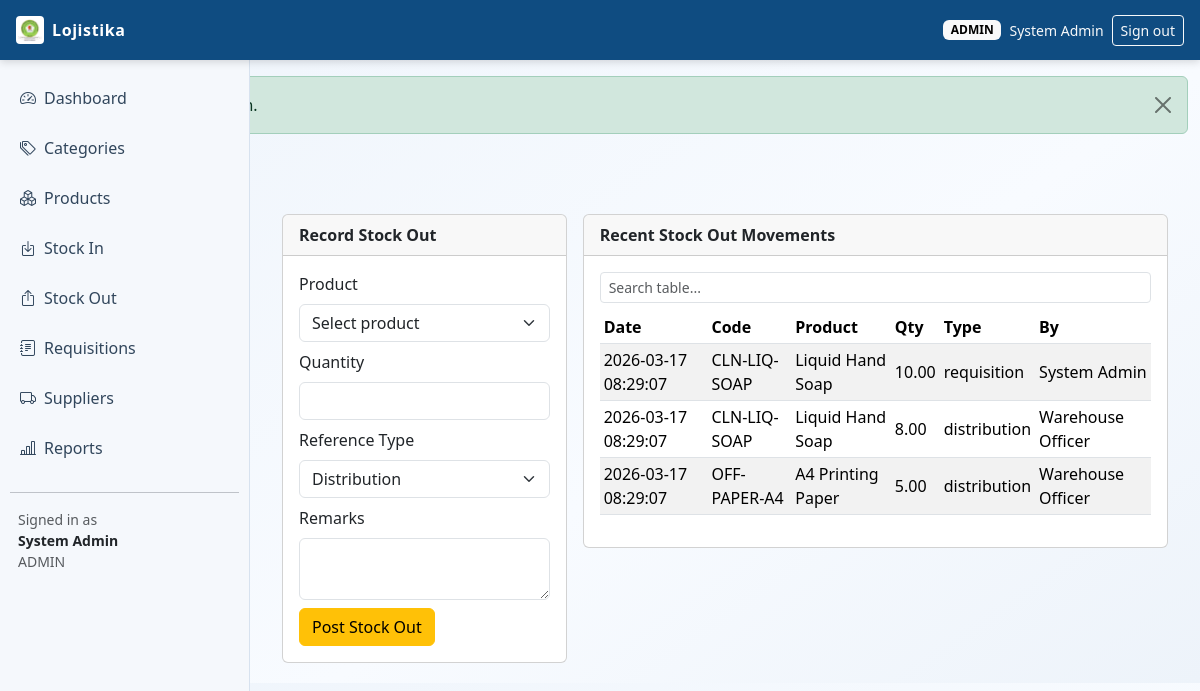
The page /index.php?page=stock_out (signed in) on the database its author committed.
### tables this page shows
CREATE TABLE stock_movements (
    id INT UNSIGNED AUTO_INCREMENT PRIMARY KEY,
    product_id INT UNSIGNED NOT NULL,
    movement_type ENUM('in', 'out') NOT NULL,
    quantity DECIMAL(12,2) NOT NULL,
    unit_cost DECIMAL(12,2) NOT NULL DEFAULT 0,
    reference_type ENUM('purchase', 'donation', 'adjustment', 'requisition', 'distribution', 'return') NOT NULL DEFAULT 'adjustment',
    reference_id INT UNSIGNED NULL,
    remarks VARCHAR(255) NULL,
    performed_by INT UNSIGNED NULL,
    created_at TIMESTAMP NOT NULL DEFAULT CURRENT_TIMESTAMP,
    CONSTRAINT chk_stock_movements_quantity CHECK (quantity > 0),
    CONSTRAINT fk_stock_movements_product FOREIGN KEY (product_id) REFERENCES products(id) ON DELETE RESTRICT,
    CONSTRAINT fk_stock_movements_user FOREIGN KEY (performed_by) REFERENCES users(id) ON DELETE SET NULL,
    INDEX idx_stock_movements_product_date (product_id, created_at),
    INDEX idx_stock_movements_reference (reference_type, reference_id)
);

CREATE TABLE products (
    id INT UNSIGNED AUTO_INCREMENT PRIMARY KEY,
    category_id INT UNSIGNED NOT NULL,
    supplier_id INT UNSIGNED NULL,
    code VARCHAR(50) NOT NULL,
    name VARCHAR(150) NOT NULL,
    unit ENUM('unit', 'liter', 'box', 'kg', 'pack') NOT NULL DEFAULT 'unit',
    min_stock DECIMAL(12,2) NOT NULL DEFAULT 0,
    is_active TINYINT(1) NOT NULL DEFAULT 1,
    created_by INT UNSIGNED NULL,
    updated_by INT UNSIGNED NULL,
    created_at TIMESTAMP NOT NULL DEFAULT CURRENT_TIMESTAMP,
    updated_at TIMESTAMP NOT NULL DEFAULT CURRENT_TIMESTAMP ON UPDATE CURRENT_TIMESTAMP,
    CONSTRAINT uq_products_code UNIQUE (code),
    CONSTRAINT fk_products_category FOREIGN KEY (category_id) REFERENCES categories(id) ON DELETE RESTRICT,
    CONSTRAINT fk_products_supplier FOREIGN KEY (supplier_id) REFERENCES suppliers(id) ON DELETE SET NULL,
    CONSTRAINT fk_products_created_by FOREIGN KEY (created_by) REFERENCES users(id) ON DELETE SET NULL,
    CONSTRAINT fk_products_updated_by FOREIGN KEY (updated_by) REFERENCES users(id) ON DELETE SET NULL
);

CREATE TABLE users (
    id INT UNSIGNED AUTO_INCREMENT PRIMARY KEY,
    full_name VARCHAR(120) NOT NULL,
    email VARCHAR(120) NOT NULL UNIQUE,
    password_hash VARCHAR(255) NOT NULL,
    role ENUM('admin', 'warehouse', 'requester') NOT NULL,
    departments VARCHAR(180) NOT NULL DEFAULT 'Departamento de Administracao e Financas',
    is_active TINYINT(1) NOT NULL DEFAULT 1,
    created_at TIMESTAMP NOT NULL DEFAULT CURRENT_TIMESTAMP,
    updated_at TIMESTAMP NOT NULL DEFAULT CURRENT_TIMESTAMP ON UPDATE CURRENT_TIMESTAMP
);

### config/db_connect.php (called while the page is built, shortened)
<?php
function env_value(array $keys, string $default = ''): string
{
    return $default;
}
function file_db_config(): array
{
    $filePath = __DIR__ . DIRECTORY_SEPARATOR . 'db_credentials.php';
    if (!is_file($filePath)) {
        return [];
    }
    $config = require $filePath;
    return is_array($config) ? $config : [];
}
function db_config(): array
{
    $fileConfig = file_db_config();
    return [
        'host' => env_value(['DB_HOST', 'MYSQL_HOST', 'DATABASE_HOST'], (string) ($fileConfig['host'] ?? '127.0.0.1')),
        'port' => (int) env_value(['DB_PORT', 'MYSQL_PORT', 'DATABASE_PORT'], (string) ($fileConfig['port'] ?? '3306')),
        'user' => env_value(['DB_USER', 'MYSQL_USER', 'DATABASE_USER'], (string) ($fileConfig['user'] ?? 'root')),
        'pass' => env_value(['DB_PASS', 'MYSQL_PASSWORD', 'DATABASE_PASSWORD'], (string) ($fileConfig['pass'] ?? '')),
        'name' => env_value(['DB_NAME', 'MYSQL_DATABASE', 'DATABASE_NAME'], (string) ($fileConfig['name'] ?? 'logistics_lms')),
    ];
}
function db_connect(): mysqli
{
    static $conn = null;
    if ($conn instanceof mysqli) {
        return $conn;
    }
    $cfg = db_config();
    try {
        $conn = new mysqli($cfg['host'], $cfg['user'], $cfg['pass'], $cfg['name'], $cfg['port']);
    } catch (mysqli_sql_exception $e) {
        http_response_code(500);
        if (stripos($e->getMessage(), 'Unknown database') !== false) {
            $sqlFile = dirname(__DIR__) . DIRECTORY_SEPARATOR . 'database.sql';
            $message = 'Database "' . $cfg['name'] . '" does not exist. Import the project SQL file first.';
            if (is_file($sqlFile)) {
                $message .= ' Expected file: ' . $sqlFile;
            }
            exit($message);
        }
        if (stripos($e->getMessage(), 'Access denied for user') !== false) {
            $configFile = __DIR__ . DIRECTORY_SEPARATOR . 'db_credentials.php';
            $message = 'Database login failed for user "' . $cfg['user'] . '" at host "' . $cfg['host'] . '".';
            $message .= ' Set hosting credentials via environment variables or create: ' . $configFile;
            exit($message);
        }
        exit('Database connection failed: ' . $e->getMessage());
    }
    $conn->set_charset('utf8mb4');
    return $conn;
}

### config/helpers.php (called while the page is built, shortened)
<?php
require_once __DIR__ . '/db_connect.php';
function db(): mysqli
{
    return db_connect();
}
function h(?string $value): string
{
    return htmlspecialchars((string) $value, ENT_QUOTES, 'UTF-8');
}

### modules/stock/stock_out.php (the view, shortened to what this page needs)
<?php
$movementsSql = "SELECT sm.created_at, p.code, p.name, sm.quantity, sm.reference_type, u.full_name
                 FROM stock_movements sm
                 INNER JOIN products p ON p.id = sm.product_id
                 LEFT JOIN users u ON u.id = sm.performed_by
                 WHERE sm.movement_type = 'out'
                 ORDER BY sm.id DESC
                 LIMIT 20";
$movements = db()->query($movementsSql);
?>
<div class="container-fluid">
    <div class="row g-3">
        <div class="col-lg-4">
            <div class="card">
                <div class="card-header fw-semibold">Record Stock Out</div>
                <div class="card-body">
                    <form method="post" class="row g-2">
                        <div class="col-12">
                            <label class="form-label">Product</label>
                            <select class="form-select" name="product_id" required>
                                <option value="">Select product</option>
                            </select>
                        </div>
                        <div class="col-12">
                            <label class="form-label">Quantity</label>
                            <input type="number" step="0.01" min="0.01" class="form-control" name="quantity" required>
                        </div>
                        <div class="col-12">
                            <label class="form-label">Reference Type</label>
                            <select class="form-select" name="reference_type" required>
                                <option value="distribution">Distribution</option>
                            </select>
                        </div>
                        <div class="col-12">
                            <label class="form-label">Remarks</label>
                            <textarea class="form-control" name="remarks" rows="2"></textarea>
                        </div>
                        <div class="col-12">
                            <button class="btn btn-warning" type="submit">Post Stock Out</button>
                        </div>
                    </form>
                </div>
            </div>
        </div>
        <div class="col-lg-8">
            <div class="card">
                <div class="card-header fw-semibold">Recent Stock Out Movements</div>
                <div class="card-body table-responsive">
                    <input type="text" class="form-control form-control-sm mb-2" placeholder="Search table..." data-table-search="stockOutTable">
                    <table id="stockOutTable" class="table table-sm table-striped align-middle">
                        <thead>
                        <tr>
                            <th>Date</th>
                            <th>Code</th>
                            <th>Product</th>
                            <th>Qty</th>
                            <th>Type</th>
                            <th>By</th>
                        </tr>
                        </thead>
                        <tbody>
                        <?php while ($row = $movements->fetch_assoc()): ?>
                            <tr>
                                <td><?= h($row['created_at']) ?></td>
                                <td><?= h($row['code']) ?></td>
                                <td><?= h($row['name']) ?></td>
                                <td><?= h((string) $row['quantity']) ?></td>
                                <td><?= h($row['reference_type']) ?></td>
                                <td><?= h($row['full_name']) ?></td>
                            </tr>
                        <?php endwhile; ?>
                        </tbody>
                    </table>
                </div>
            </div>
        </div>
    </div>
</div>

### assets/css/style.css (style rules this page uses)
:root { --lms-header: #0f4c81; --lms-sidebar: #f5f8fc; --lms-accent: #1f6fb2; --lms-text: #1c2733; --lms-border: #d7e2ef; }
body { font-family: "Segoe UI", Tahoma, Geneva, Verdana, sans-serif; background: linear-gradient(145deg, #eef4fb 0%, #f8fbff 60%, #edf3fa 100%); color: var(--lms-text); }
.table thead { background: #edf4fb; }

### rows shown on the page
stock_movements: created_at "2026-03-17 08:29:07", product.code "CLN-LIQ-SOAP", product.name "Liquid Hand Soap", quantity "10.00", reference_type "requisition", performed_by.full_name "System Admin"
stock_movements: created_at "2026-03-17 08:29:07", product.code "CLN-LIQ-SOAP", product.name "Liquid Hand Soap", quantity "8.00", reference_type "distribution", performed_by.full_name "Warehouse Officer"
stock_movements: created_at "2026-03-17 08:29:07", product.code "OFF-PAPER-A4", product.name "A4 Printing Paper", quantity "5.00", reference_type "distribution", performed_by.full_name "Warehouse Officer"

### other values the page prints
$user['role'] "ADMIN"
$user['full_name'] "System Admin"
